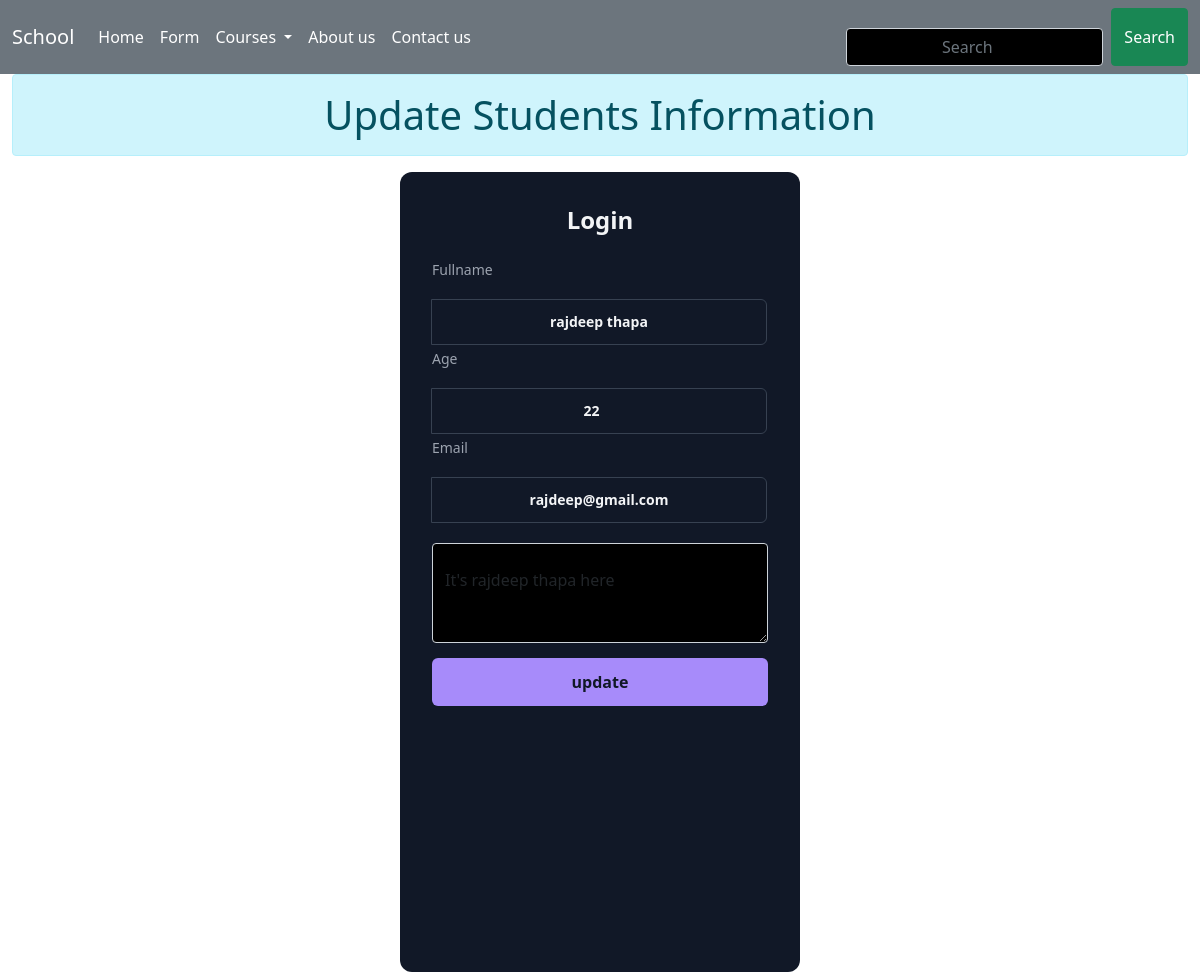
Screenshot of /update/19 with the database file from the repository.
### crudApp/models.py (models this page shows)
class Student(models.Model):
    name=models.CharField(max_length=40)
    age=models.IntegerField()
    email=models.EmailField()
    message=models.TextField()
    isDelete=models.BooleanField(default=False)

### crudApp/views.py (the view, shortened to what this page needs)
# urls.py: path('update/<int:id>',update_data,name='update_data'),
def update_data(request,id):
    data=Student.objects.get(id=id)
    return render(request,'crudapp/update.html',{'data':data})

### crudApp/templates/crudapp/update.html (shortened to what this page needs)
{% extends "crudapp/base.html" %} {% block content %}
<div class="container-fluid">
  <div class="row">
    <div class="col-12">
      <h1 class=" text-center alert alert-info">Update Students Information</h1>
      <div class="form-containers d-flex justify-content-center align-items-center" style="height: 100vh;">
        <div class="form-container w-40">
          <p class="title">Login</p>
          <form method="POST" action="{% url 'update_data' data.id %}" class="form">
            <div class="input-group">
              <label for="username">Fullname</label>
              <input type="text" name="name" placeholder="" value="{{data.name}}" />
            </div>
            <div class="input-group">
              <label for="age">Age</label>
              <input type="number" name="age" placeholder="" value="{{data.age}}" />
            </div>
            <div class="input-group">
              <label for="email">Email</label>
              <input type="email" name="email" placeholder="" value="{{data.email}}" />
            </div>
            <div class="form-floating">
              <textarea
                class="form-control"
                placeholder="Leave a comment here"
                name="message"
                id="floatingTextarea2"
                style="height: 100px"
              >{{data.message}}</textarea>
            </div>
            <input class="input-form" type="submit" value="update" />
          </form>
        </div>
      </div>
    </div>
  </div>
</div>
{% endblock content %}

### crudApp/static/css/form.css (style rules this page uses)
.form-containers { height:80vh; width: 100%; }
.form-container { width: 400px; border-radius: 0.75rem; background-color: rgba(17, 24, 39, 1); padding: 2rem; color: rgba(243, 244, 246, 1); text-align: center; height: 100vh; }
.title { text-align: center; font-size: 1.5rem; line-height: 2rem; font-weight: 700; }
.form { margin-top: 1.5rem; }
.input-group { margin-top: 0.25rem; font-size: 0.875rem; line-height: 1.25rem; }
.input-group label { display: block; color: rgba(156, 163, 175, 1); margin-bottom: 4px; }
.input-group input { width: 100%; border-radius: 0.375rem; border: 1px solid rgba(55, 65, 81, 1); outline: 0; background-color: rgba(17, 24, 39, 1); padding: 0.75rem 1rem; color: rgba(243, 244, 246, 1); }
input { display: block; width: 100%; background-color: rgba(167, 139, 250, 1); padding: 0.75rem; text-align: center; color: rgba(17, 24, 39, 1); border: none; border-radius: 0.375rem; font-weight: 600; margin-top: 15px; }
.form-control { background:black; margin-top: 20px; }

### rows the page displays
Student: name "rajdeep thapa", age "22", email "rajdeep@gmail.com", message "It's rajdeep thapa here"
